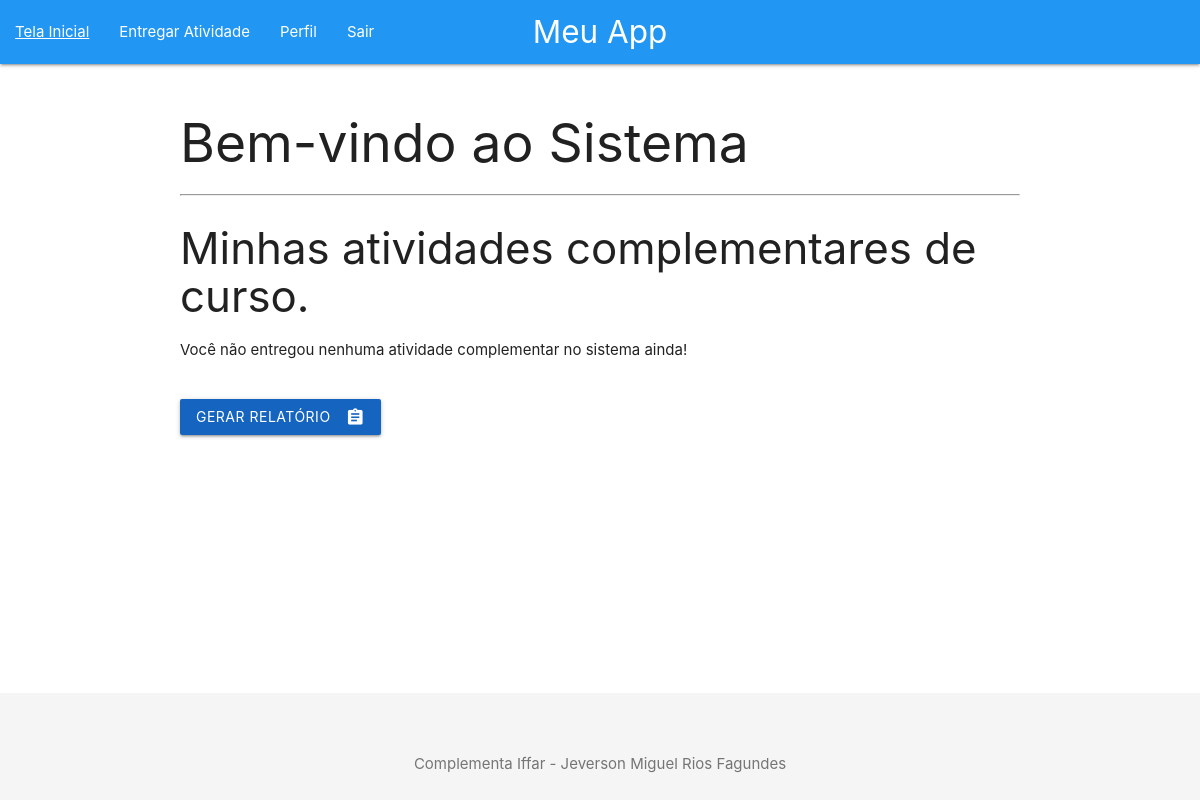
Page /inicialAluno.php (signed in) on the earlier database version.
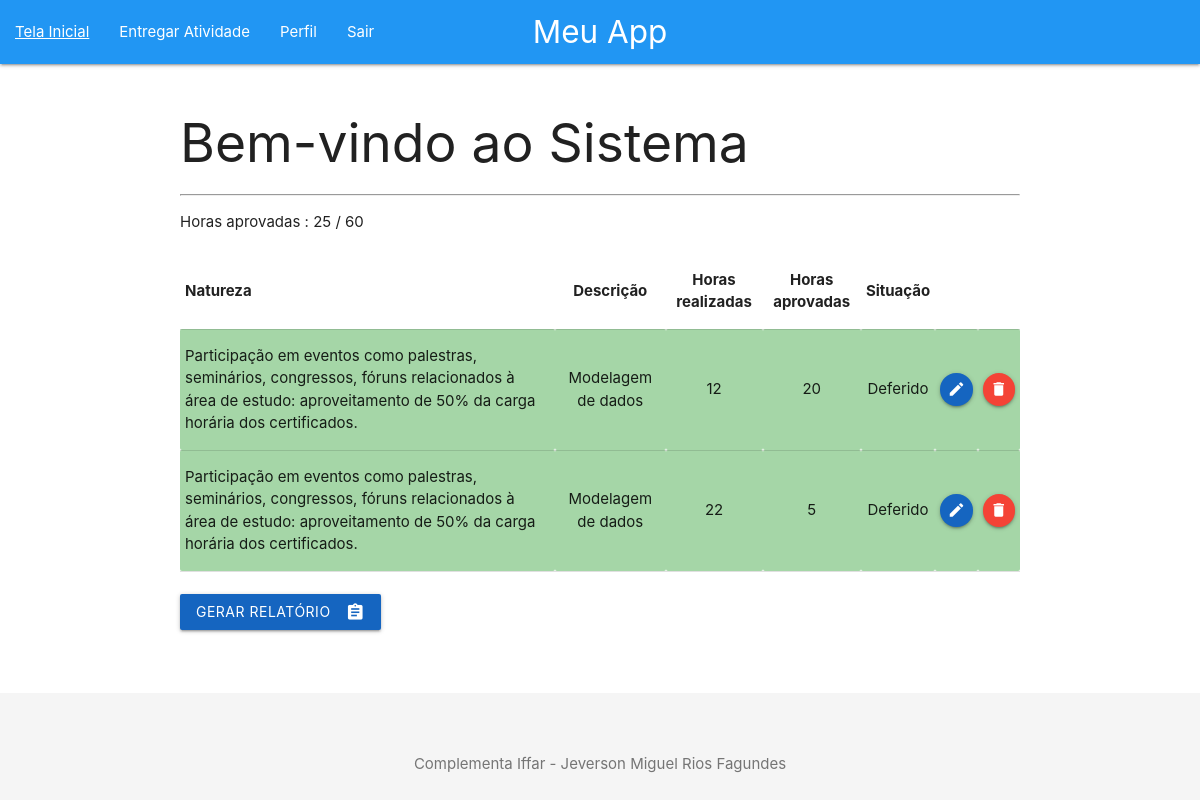
Same page on the later database version.
### tables this page shows
CREATE TABLE IF NOT EXISTS `aluno` (
  `id_aluno` int NOT NULL AUTO_INCREMENT,
  `nome` varchar(255) DEFAULT NULL,
  `matricula` char(10) DEFAULT NULL,
  `email` varchar(255) DEFAULT NULL,
  `senha` varchar(255) DEFAULT NULL,
  `total_horas` int NOT NULL,
  `id_curso` int DEFAULT NULL,
  PRIMARY KEY (`id_aluno`),
  KEY `fk_aluno_curso` (`id_curso`)
);

CREATE TABLE IF NOT EXISTS `curso` (
  `id_curso` int NOT NULL AUTO_INCREMENT,
  `nome_curso` varchar(255) NOT NULL,
  `carga_horaria` int NOT NULL,
  PRIMARY KEY (`id_curso`)
);

CREATE TABLE IF NOT EXISTS `entrega_atividade` (
  `id_entrega_atividade` int NOT NULL AUTO_INCREMENT,
  `titulo_certificado` varchar(255) DEFAULT NULL,
  `carga_horaria_certificado` int DEFAULT NULL,
  `certificado` varchar(255) DEFAULT NULL,
  `carga_horaria_aprovada` int DEFAULT NULL,
  `status` varchar(255) DEFAULT NULL,
  `id_aluno` int DEFAULT NULL,
  `caminho` varchar(255) NOT NULL,
  `id_atividade_complementar` int NOT NULL,
  `observacoes` text NOT NULL,
  PRIMARY KEY (`id_entrega_atividade`),
  KEY `fk_aluno_entrega_atividade` (`id_aluno`),
  KEY `fk_id_atividade_complementar` (`id_atividade_complementar`)
);

CREATE TABLE IF NOT EXISTS `atividade_complementar` (
  `id_atividade_complementar` int NOT NULL AUTO_INCREMENT,
  `natureza` int DEFAULT NULL,
  `descricao` text,
  `carga_horaria_maxima` int DEFAULT NULL,
  `id_curso` int DEFAULT NULL,
  PRIMARY KEY (`id_atividade_complementar`),
  KEY `fk_curso_atividade_complementar` (`id_curso`)
);

### conecta.php (called while the page is built, shortened)
<?php
function excutarSQL($mysql, $sql)
{
    $resultado = mysqli_query($mysql, $sql);
    return $resultado;
}

### inicialAluno.php (the view, shortened to what this page needs)
<?php
require_once "conecta.php";
$mysql = conectar();
$sql = "SELECT
ac.descricao,
ac.natureza,
ac.id_atividade_complementar,
ea.id_entrega_atividade,
ea.titulo_certificado,
ea.carga_horaria_certificado,
ea.certificado,
ea.carga_horaria_aprovada,
ea.status,
ea.caminho,
ea.id_atividade_complementar,
ea.observacoes,
a.total_horas,
c.carga_horaria
FROM entrega_atividade ea
INNER JOIN atividade_complementar ac
ON ea.id_atividade_complementar = ac.id_atividade_complementar
INNER JOIN aluno a
ON a.id_aluno = ea.id_aluno
INNER JOIN curso c
ON a.id_curso AND c.id_curso = " . $_SESSION['aluno'][2] . "
WHERE
a.id_aluno = " . $_SESSION['aluno'][1];
$query = excutarSQL($mysql, $sql);
$quantidade = $query->num_rows;
?>
<!DOCTYPE html>
<html lang="pt-br">
<head>
    <link type="text/css" rel="stylesheet" href="materialize/css/materialize.min.css" media="screen,projection" />
</head>
<body>
    <main>
        <?php
        require_once "boasPraticas/headerNav.php";
        ?>
        <div class="container">
            <h2>Bem-vindo ao Sistema</h2>
            <hr>
            <?php
            if ($quantidade == 0) {
            ?>
                <h3>Minhas atividades complementares de curso.</h3>
                <p>Você não entregou nenhuma atividade complementar no sistema ainda!</p>
            <?php
            } else {
                $entrega = mysqli_fetch_assoc($query);
                $total_horas_aprovadas = $entrega['total_horas'];
                mysqli_data_seek($query, 0);
            ?>
                <p>Horas aprovadas : <?php echo $total_horas_aprovadas . " " . "/" . " " . $entrega['carga_horaria'] ?></p>
                <table>
                    <thead>
                        <tr>
                            <th>Natureza</th>
                            <th class="teste">Descrição</th>
                            <th class="teste">Horas realizadas</th>
                            <th class="teste">Horas aprovadas</th>
                            <th class="teste">Situação</th>
                            <th class="teste" colspan="2"></th>
                        </tr>
                    </thead>
                    <tbody>
                        <?php
                        while ($dados = mysqli_fetch_assoc($query)) {
                            if ($dados['status'] != "Em análise" or $dados['observacoes'] != "Sem observações") {
                                if ($dados['status'] == "Deferido") {
                                    echo "<tr class=\"#a5d6a7 green lighten-3\">";
                                    echo "<td>" . $dados['descricao'] . "</td>";
                                    echo "<td class=\"teste\">" . $dados['titulo_certificado'] . "</td>";
                                    echo "<td class=\"teste\">" . $dados['carga_horaria_certificado'] . "</td>";
                                    echo "<td class=\"teste\">" . $dados['carga_horaria_aprovada'] . "</td>";
                                    echo "<td class=\"teste\">" . $dados['status'] . "</td>";
                                    echo '<td> <a href="crudEntrega/formeditEntrega.php?id=' . $dados['id_entrega_atividade'] . '" class="btn-floating btn-small waves-effect waves-light #1565c0 blue darken-3 modal-trigger"><i class="material-icons ">create</i></a> </td>';
                                    echo '<td> <a href="#modal' . $dados['id_entrega_atividade'] . '" class="btn-floating btn-small waves-effect waves-light red modal-trigger"><i class="material-icons">delete</i></a> </td>';
                                    echo "</tr>";
                        ?>
                                <?php
                                }
                            }
                        }
                        ?>
                    </tbody>
                </table>
            <?php
            }
            ?>
            <br>
            <?php
            if ($total_horas_aprovadas >= $entrega['carga_horaria']) {
            ?>
                <a href='relatorio.php' class="#1565c0 blue darken-3 lighten-3 waves-effect waves-light btn relatorio">
                    <i class="material-icons right"> assignment</i>Gerar relatório
                </a>
            <?php
            } else {
            ?>
                <a href='relatorio.php' class="#1565c0 blue darken-3 lighten-3 waves-effect waves-light btn relatorio">
                    <i class="material-icons right"> assignment</i>Gerar relatório
                </a>
            <?php
            }
            ?>
        </div>
    </main>
    <footer>
        <div class="container">
            <p>Complementa Iffar - Jeverson Miguel Rios Fagundes</p>
        </div>
    </footer>
</body>
</html>

### boasPraticas/headerNav.php (shortened to what this page needs)
<?php
$paginaCorrente = basename($_SERVER['SCRIPT_NAME']);
if (isset($_SESSION['aluno'])) {
?>
    <nav>
        <div class="nav-wrapper blue"> <a href="#" data-target="mobile" class="sidenav-trigger"> <i class="material-icons" style="color: black;">menu</i> </a>
            <a href="#" class="brand-logo center">Meu App</a>
            <ul id="nav-mobile" class="left hide-on-med-and-down">
                <li><a <?php if ($paginaCorrente == 'inicialAluno.php') {
                            echo 'style="text-decoration: underline;"';
                        } ?> href="/jeverson-tcc/inicialAluno.php">Tela Inicial</a></li>
                <li><a <?php if ($paginaCorrente == 'formcadEntrega.php') {
                            echo 'style="text-decoration: underline;"';
                        } ?> href="/jeverson-tcc/crudEntrega/formcadEntrega.php">Entregar Atividade</a></li>
                <li><a <?php if ($paginaCorrente == 'perfilAluno.php') {
                            echo 'style="text-decoration: underline;"';
                        } ?> href="/jeverson-tcc/crudAluno/perfilAluno.php">
                        Perfil</a></li>
                <li><a href="/jeverson-tcc/logout.php">Sair</a></li>
            </ul>
        </div>
    </nav>
    <?php
}
?>

### inicialAluno.php (style rules this page uses)
body { display: flex; flex-direction: column; min-height: 100vh; margin: 0; }
main { flex: 1 0 auto; }
.container { margin-top: 50px; }
table { margin-top: 20px; }
footer { background-color: #f5f5f5; padding: 10px 0; text-align: center; color: #757575; }
.teste { justify-content: center; text-align: center; }

Differences in the rows shown:
now on this page (row edited): aluno: total_horas "25"
changed aluno: total_horas 0 → 25 (drawn)
now on this page (row edited): curso: carga_horaria "60"
added entrega_atividade: id_atividade_complementar.descricao "Participação em eventos como palestras, seminários, congressos, fóruns relacionados à área de estudo: aproveitamento de 50% da carga horária dos certificados.", titulo_certificado "Modelagem de dados", carga_horaria_certificado "12", carga_horaria_aprovada "20", status "Deferido"
added entrega_atividade: id_atividade_complementar.descricao "Participação em eventos como palestras, seminários, congressos, fóruns relacionados à área de estudo: aproveitamento de 50% da carga horária dos certificados.", titulo_certificado "Modelagem de dados", carga_horaria_certificado "22", carga_horaria_aprovada "5", status "Deferido"
Other differences:
text no longer shown: "Minhas atividades complementares de curso. Você não entregou nenhuma atividade complementar no sistema ainda!"
text now shown: "Horas aprovadas : / Natureza Descrição Horas realizadas Horas aprovadas Situação"
